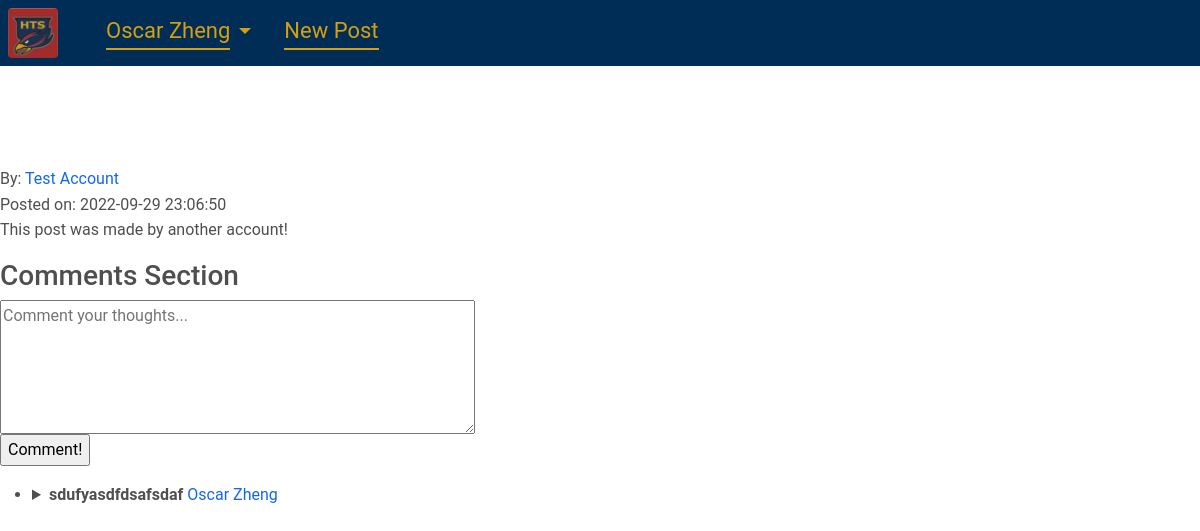
/p/view/3 (signed in), run on the app's committed database.
### tables this page shows
CREATE TABLE user (
    id          INTEGER CHECK(id > 0),
    username    TEXT    UNIQUE NOT NULL,
    password    TEXT    NOT NULL CHECK(length(password) >= 8),
    timestamp  DATETIME DEFAULT CURRENT_TIMESTAMP NOT NULL,
    PRIMARY KEY(id)
);

CREATE TABLE post (
    id          INTEGER CHECK(id > 0),
    authorid    INTEGER NOT NULL,
    title       TEXT    NOT NULL,
    content     TEXT    NOT NULL,
    timestamp  DATETIME DEFAULT CURRENT_TIMESTAMP NOT NULL,
    PRIMARY KEY(id),
    FOREIGN KEY(authorid) REFERENCES user(id)
);

CREATE TABLE comment (
    id          INTEGER CHECK(id > 0),
    postid      INTEGER NOT NULL,
    authorid    INTEGER NOT NULL,
    replyingid  INTEGER NULL CHECK(replyingid != id),
    content     TEXT    NOT NULL,
    timestamp  DATETIME DEFAULT CURRENT_TIMESTAMP NOT NULL,
    PRIMARY KEY(id),
    FOREIGN KEY(postid) REFERENCES user(id),
    FOREIGN KEY(authorid) REFERENCES user(id),
    FOREIGN KEY(replyingid) REFERENCES comment(id)
);

### flaskr/post.py (the view)
@blueprint.route("/view/<postid>", methods=("GET",))
def view(postid):
    user_id = session.get("user_id")
    db = get_database()
    post = db.execute("SELECT * FROM post WHERE id = ?", (postid,)).fetchone()
    user_comments = [{
        "content": comment["content"],
        "timestamp": comment["timestamp"],
        "id": comment["id"]
    } for comment in db.execute("SELECT content,timestamp,id FROM comment WHERE postid = ? AND authorid = ? AND replyingid IS NULL ORDER BY id DESC", (postid, user_id,)).fetchall()]
    other_comments = [{
        "content": comment["content"],
        "authorid": comment["authorid"],
        "timestamp": comment["timestamp"],
        "id": comment["id"],
        "author": db.execute("SELECT username FROM user WHERE id = ?", (comment["authorid"],)).fetchone()["username"]
    } for comment in db.execute("SELECT content,authorid,timestamp,id FROM comment WHERE postid = ? AND authorid != ? AND replyingid IS NULL ORDER BY id DESC", (postid, user_id,)).fetchall()]
    if post is None:
        flash("That post does not exist.")
        return redirect(url_for("index"))
    authorName = db.execute("SELECT username FROM user WHERE id = ?", (post["authorid"],)).fetchone()
    return render_template("post/view.html", post={
        "id": post["id"],
        "authorid": post["authorid"],
        "title": post["title"],
        "content": post["content"],
        "timestamp": post["timestamp"],
        "author": authorName["username"],
        "comments": {
            "user": user_comments,
            "other": other_comments
        }
    })

### flaskr/auth.py (called while the page is built)
@blueprint.before_app_request
def load_login():
    id = session.get("user_id")
    if id == None:
        globals.user = None
    else:
        user = get_database().execute("SELECT * FROM user WHERE id = ?", (id,)).fetchone()
        globals.user = {
            "username": user["username"],
            "id": user["id"],
            "timestamp": user["timestamp"]
        }

### flaskr/database.py (called while the page is built)
def get_database():
    if "db" not in globals:
        globals.db = sqlite3.connect(current_app.config["DATABASE"], detect_types=sqlite3.PARSE_DECLTYPES)
        globals.db.row_factory = sqlite3.Row
    return globals.db

def close_database(_ = None):
    db: sqlite3.Connection = globals.pop("db", None)
    if db is not None:
        db.close()

### flaskr/templates/post/view.html (shortened to what this page needs)
{% extends "base.html" %}
{% block content %}
    <span>By: <a href="{{ url_for('user.view', userid=post['authorid']) }}">{{ post["author"] }}</a></span>
    <br>
    <span>Posted on: {{ post["timestamp"] }}</span>
    <p>{{ post["content"] }}</p>
    <div class="comments-section" id="api-endpoint-carrier" data-postfetchreplies="{{ url_for('post.fetchreplies', commentid=0) }}" data-userview="{{ url_for('user.view', userid=0) }}">
        <h3>Comments Section</h3>
        <form method="POST" action="{{ url_for('post.comment', postid=post['id']) }}">
            <textarea id="content1" name="content" required placeholder="Comment your thoughts..." cols="50" rows="5"></textarea>
            <br>
            <input type="submit" value="Comment!">
        </form>
        <ul class="comments">
            {% for comment in post["comments"].other %}
                <li>
                    <details>
                        <summary id="comment-{{ comment['id'] }}"><b>{{ comment["content"] }}</b> <a href="{{ url_for('user.view', userid=g.user['id']) }}">{{ g.user["username"] }}</a></summary>
                    </details>
                </li>
            {% endfor %}
        </ul>
    </div>
{% endblock %}

### flaskr/templates/base.html (shortened to what this page needs)
<html lang="en">
<head>
    <link rel="stylesheet" href="{{ url_for('static', filename='base.css') }}">
    <link rel="stylesheet" href="{{ url_for('static', filename='mdb-3.11.0/css/mdb.min.css') }}">
</head>
<body>
    <header class="d-flex align-items-end p-2 gap-5">
        <div class="home-page">
            <a class="display-4" href="{{ url_for('index') }}">
                <img class="logo-image rounded">
            </a>
        </div>
        <nav class="d-flex gap-4 mb-2">
            {% if g.user %}
                <div class="btn-group shadow-0">
                    <a href="{{ url_for('user.view', userid=g.user['id']) }}">{{ g.user["username"] }}</a>
                    <div type="button" class="user-dropdown-icon dropdown-toggle dropdown-toggle-split d-flex align-items-center" id="user-dropdown" data-mdb-toggle="dropdown" aria-expanded="false" data-mdb-reference="parent">
                    </div>
                </div>
                <a href="{{ url_for('post.create') }}">New Post</a>
            {% else %}
                <a href="{{ url_for('auth.register') }}">Register</a>
                <a href="{{ url_for('auth.login') }}">Login</a>
            {% endif %}
        </nav>
    </header>
    <main id="content">
        <div class="body">
            {% block content %}{% endblock %}
        </div>
    </main>
</body>
</html>

### flaskr/static/base.css (style rules this page uses)
:root { --back-primary: #002d56; --back-secondary: #005288; --unused-primary:#717073; --text-primary: #d59f0f; --text-primary-light: #eeb821; --unused-secondary: #b30838; }
header { background: var(--back-primary); margin-bottom: 100px; }
header .logo-image { transition: transform 0.1s; width: 50px; height: 50px; }
nav { font-size: 22px; }
nav a { color: var(--text-primary); border-bottom: 2px solid var(--text-primary); transition: border-bottom 0.1s; }
nav .user-dropdown-icon { color: var(--text-primary); }

### data on the page
user: user.username "Oscar Zheng", user.username "Oscar Zheng"
user: author "Test Account"
post: timestamp "2022-09-29 23:06:50", content "This post was made by another account!"
comment: content "sdufyasdfdsafsdaf"
